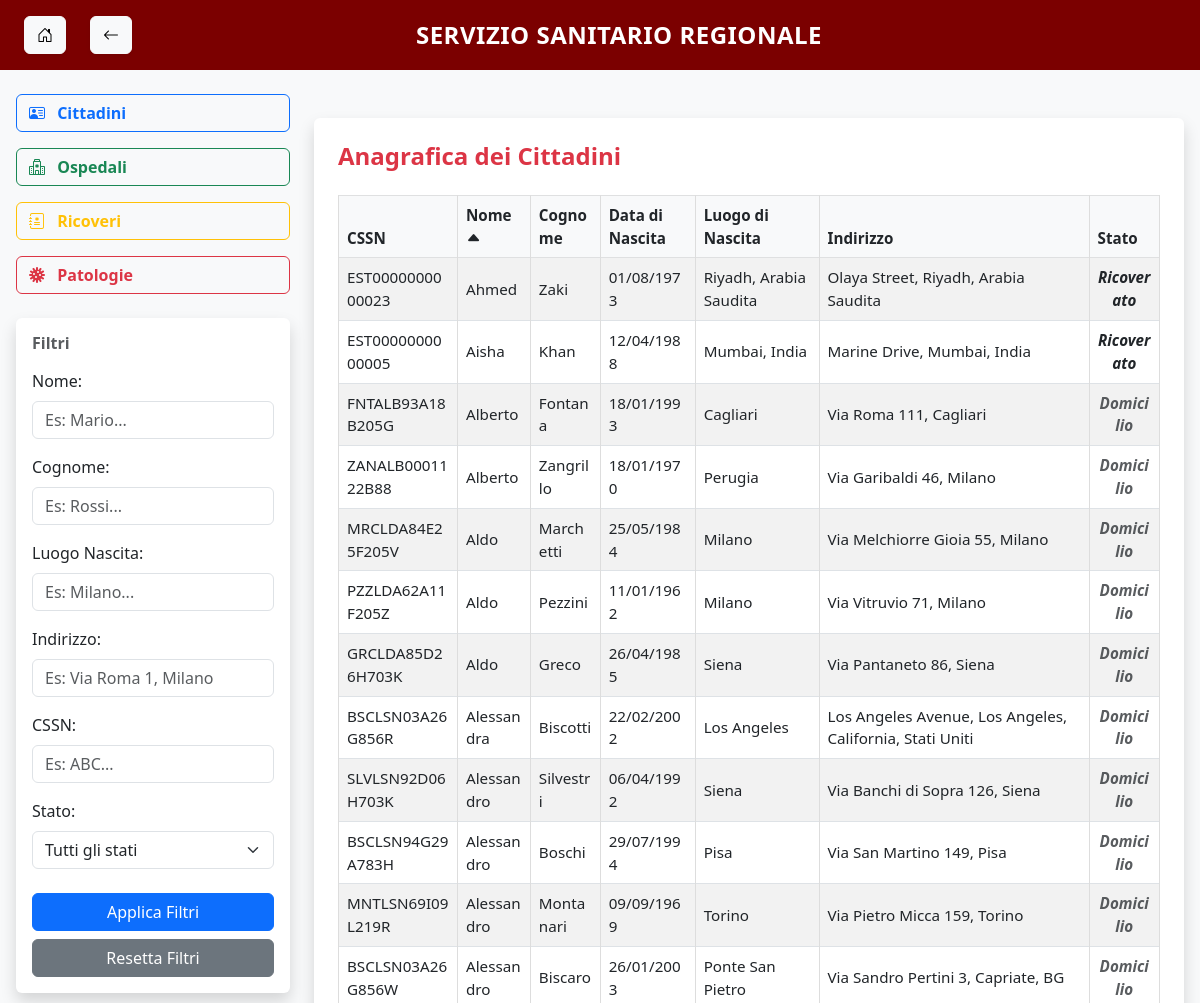
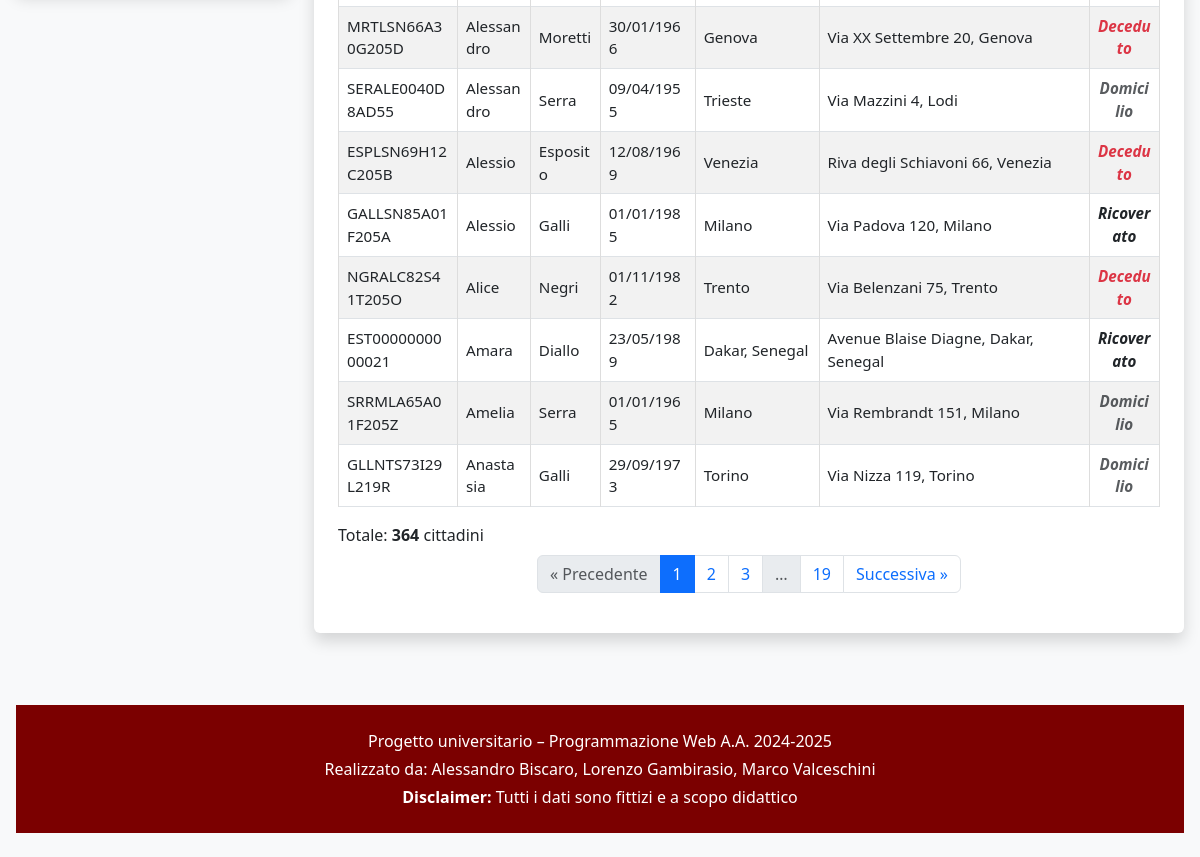
/cittadini/?sort=nome&order=asc, run on the app's committed database (2 pictures, top to bottom).
### main/models.py (models this page shows, shortened)
class Cittadino(models.Model):
    CSSN = models.CharField(max_length=16, primary_key=True, db_column='CSSN')
    nome = models.CharField(max_length=100, db_column='nome')
    cognome = models.CharField(max_length=100, db_column='cognome')
    data_nascita = models.DateField(db_column='dataNascita')
    città = models.CharField(max_length=100, db_column='luogoNascita')
    via = models.CharField(max_length=100, db_column='indirizzo')
    deceduto = models.IntegerField(db_column='deceduto')  # 0 = domiciliato, 1 = deceduto
    class Meta:
        db_table = 'main_cittadino'
        managed = False
    @property
    def stato(self):
        if self.deceduto == 1:
            return 'Deceduto'
        from .models import Ricovero
        return 'Ricoverato' if Ricovero.objects.filter(CSSN=self.CSSN, stato=0).exists() else 'Domicilio'

### main/views.py (the view)
# urls.py: path('cittadini/', views.lista_cittadini, name='cittadini'),
def lista_cittadini(request):
    cittadini = models.Cittadino.objects.all()
    nome = request.GET.get('nome', '')
    cognome = request.GET.get('cognome', '')
    luogo = request.GET.get('luogo', '')
    indirizzo = request.GET.get('indirizzo', '')
    cssn = request.GET.get('cssn', '')
    stato = request.GET.get('stato', '')
    if nome:
        cittadini = cittadini.filter(nome__icontains=nome)
    if cognome:
        cittadini = cittadini.filter(cognome__icontains=cognome)
    if luogo:
        cittadini = cittadini.filter(città__icontains=luogo)
    if indirizzo:
        cittadini = cittadini.filter(via__icontains=indirizzo)
    if cssn:
        cittadini = cittadini.filter(CSSN__icontains=cssn)
    if stato:
        cittadini = [c for c in cittadini if c.stato == stato]
    sort_field = request.GET.get('sort', 'cognome')  # default
    sort_order = request.GET.get('order', 'asc')
    if sort_order == 'desc':
        sort_field = '-' + sort_field
    try:
        cittadini = cittadini.order_by(sort_field)
    except Exception:
        pass  # se sort_field non è valido, ignora
    paginator = Paginator(cittadini, 20)
    page_number = request.GET.get("page")
    page_obj = paginator.get_page(page_number)
    columns = [
        ('CSSN', 'CSSN'),
        ('nome', 'Nome'),
        ('cognome', 'Cognome'),
        ('data_nascita', 'Data di Nascita'),
        ('città', 'Luogo di Nascita'),
        ('via', 'Indirizzo'),
        ('stato', 'Stato'),
    ]
    context = {
        'filtro_template': 'filtri/filtro_cittadini.html',
        'page_obj': page_obj,
        'cittadini': page_obj.object_list,
        'current_sort': request.GET.get('sort', ''),
        'current_order': request.GET.get('order', ''),
        'columns': columns,
    }
    return render(request, 'cittadini.html', context)

### main/templates/cittadini.html (shortened to what this page needs)
{% extends "base.html" %}
{% block content %}
<div class="container-fluid px-0 py-4">
  <div class="row">
    <section class="col-12">
      <div class="bg-white p-4 rounded shadow">
        <h4 class="mb-4 text-danger fw-bold">Anagrafica dei Cittadini</h4>
        <div class="table-responsive">
  <table class="table table-striped table-hover table-bordered w-100 text-center align-middle">
<thead class="table-light">
  <tr>
    {% for col, label in columns %}
      <th>
        <a href="?sort={{ col }}&order={% if current_sort == col and current_order == 'asc' %}desc{% else %}asc{% endif %}"
           class="text-decoration-none text-dark">
          {{ label }}
          {% if current_sort == col %}
            <i class="bi bi-caret-{% if current_order == 'asc' %}up{% else %}down{% endif %}-fill"></i>
          {% endif %}
        </a>
      </th>
    {% endfor %}
  </tr>
</thead>
    <tbody>
      {% for cittadino in cittadini %}
      <tr>
        <td>{{ cittadino.CSSN }}</td>
        <td>{{ cittadino.nome }}</td>
        <td>{{ cittadino.cognome }}</td>
        <td>{{ cittadino.data_nascita|date:"d/m/Y" }}</td>
        <td>{{ cittadino.città }}</td>
        <td>{{ cittadino.via }}</td>
        <td class="stato {% if cittadino.stato == 'Ricoverato' %}text-dark{% elif cittadino.stato == 'Deceduto' %}text-danger{% else %}text-muted{% endif %}">
  {{ cittadino.stato }}
</td>
      </tr>
      {% empty %}
      <tr>
        <td colspan="7" class="text-center text-muted">Nessun cittadino trovato.</td>
      </tr>
      {% endfor %}
    </tbody>
  </table>
  {% include 'partials/paginazione.html' %}
</div>
      </div>
    </section>
  </div>
</div>
{% endblock %}

### main/static/css/style.css (style rules this page uses)
body { background-color: #f8f9fa; }
table { width: 100%; border-collapse: collapse; table-layout: auto; font-size: 0.95rem; }
th, td { padding: 0.75rem; border: 1px solid #ddd; text-align: left; word-break: break-word; }
td.stato { font-style: italic; text-align: center; font-weight: 600; }

### data on the page
Cittadino: CSSN "EST0000000000023", nome "Ahmed", cognome "Zaki", data_nascita "01/08/1973", città "Riyadh, Arabia Saudita", via "Olaya Street, Riyadh, Arabia Saudita", stato "Ricoverato"
Cittadino: CSSN "EST0000000000005", nome "Aisha", cognome "Khan", data_nascita "12/04/1988", città "Mumbai, India", via "Marine Drive, Mumbai, India", stato "Ricoverato"
Cittadino: CSSN "FNTALB93A18B205G", nome "Alberto", cognome "Fontana", data_nascita "18/01/1993", città "Cagliari", via "Via Roma 111, Cagliari", stato "Domicilio"
Cittadino: CSSN "ZANALB0001122B88", nome "Alberto", cognome "Zangrillo", data_nascita "18/01/1970", città "Perugia", via "Via Garibaldi 46, Milano", stato "Domicilio"
Cittadino: CSSN "MRCLDA84E25F205V", nome "Aldo", cognome "Marchetti", data_nascita "25/05/1984", città "Milano", via "Via Melchiorre Gioia 55, Milano", stato "Domicilio"
Cittadino: CSSN "PZZLDA62A11F205Z", nome "Aldo", cognome "Pezzini", data_nascita "11/01/1962", città "Milano", via "Via Vitruvio 71, Milano", stato "Domicilio"
Cittadino: CSSN "GRCLDA85D26H703K", nome "Aldo", cognome "Greco", data_nascita "26/04/1985", città "Siena", via "Via Pantaneto 86, Siena", stato "Domicilio"
Cittadino: CSSN "BSCLSN03A26G856R", nome "Alessandra", cognome "Biscotti", data_nascita "22/02/2002", città "Los Angeles", via "Los Angeles Avenue, Los Angeles, California, Stati Uniti", stato "Domicilio"
Cittadino: CSSN "SLVLSN92D06H703K", nome "Alessandro", cognome "Silvestri", data_nascita "06/04/1992", città "Siena", via "Via Banchi di Sopra 126, Siena", stato "Domicilio"
Cittadino: CSSN "BSCLSN94G29A783H", nome "Alessandro", cognome "Boschi", data_nascita "29/07/1994", città "Pisa", via "Via San Martino 149, Pisa", stato "Domicilio"
Cittadino: CSSN "MNTLSN69I09L219R", nome "Alessandro", cognome "Montanari", data_nascita "09/09/1969", città "Torino", via "Via Pietro Micca 159, Torino", stato "Domicilio"
Cittadino: CSSN "BSCLSN03A26G856W", nome "Alessandro", cognome "Biscaro", data_nascita "26/01/2003", città "Ponte San Pietro", via "Via Sandro Pertini 3, Capriate, BG", stato "Domicilio"
Cittadino: CSSN "MRTLSN66A30G205D", nome "Alessandro", cognome "Moretti", data_nascita "30/01/1966", città "Genova", via "Via XX Settembre 20, Genova", stato "Deceduto"
Cittadino: CSSN "SERALE0040D8AD55", nome "Alessandro", cognome "Serra", data_nascita "09/04/1955", città "Trieste", via "Via Mazzini 4, Lodi", stato "Domicilio"
Cittadino: CSSN "ESPLSN69H12C205B", nome "Alessio", cognome "Esposito", data_nascita "12/08/1969", città "Venezia", via "Riva degli Schiavoni 66, Venezia", stato "Deceduto"
Cittadino: CSSN "GALLSN85A01F205A", nome "Alessio", cognome "Galli", data_nascita "01/01/1985", città "Milano", via "Via Padova 120, Milano", stato "Ricoverato"
Cittadino: CSSN "NGRALC82S41T205O", nome "Alice", cognome "Negri", data_nascita "01/11/1982", città "Trento", via "Via Belenzani 75, Trento", stato "Deceduto"
Cittadino: CSSN "EST0000000000021", nome "Amara", cognome "Diallo", data_nascita "23/05/1989", città "Dakar, Senegal", via "Avenue Blaise Diagne, Dakar, Senegal", stato "Ricoverato"
Cittadino: CSSN "SRRMLA65A01F205Z", nome "Amelia", cognome "Serra", data_nascita "01/01/1965", città "Milano", via "Via Rembrandt 151, Milano", stato "Domicilio"
Cittadino: CSSN "GLLNTS73I29L219R", nome "Anastasia", cognome "Galli", data_nascita "29/09/1973", città "Torino", via "Via Nizza 119, Torino", stato "Domicilio"

### other printed values
{{ titolo_pagina|default:"Servizio Sanitario Regionale" }} "SERVIZIO SANITARIO REGIONALE"
{{ label }} "CSSN" "Nome" "Cognome" "Data di Nascita" "Luogo di Nascita" "Indirizzo" "Stato"
{{ page_obj.paginator.count }} "364"
{{ num }} "1"
{{ num }} "2" "3"
{{ num }} "19"
